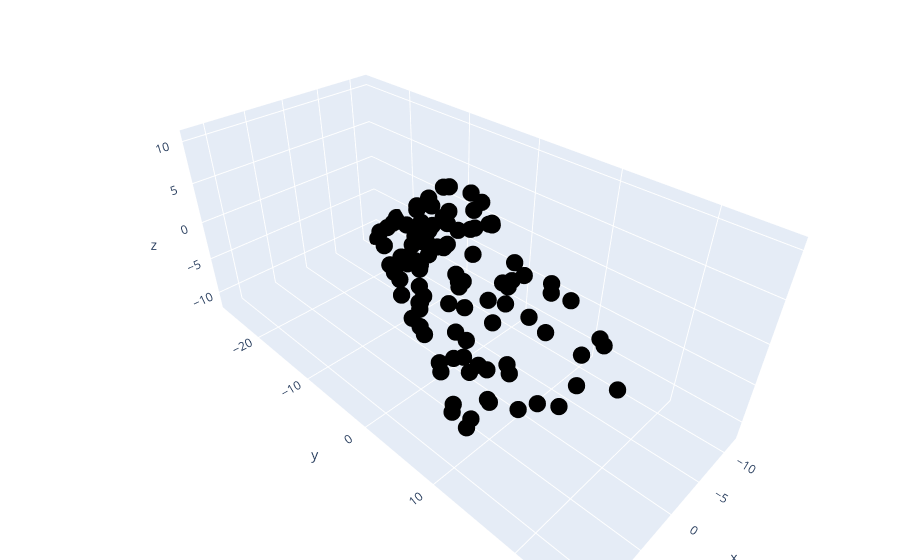

Notebook cell for this chart:
### Code cell
import plotly.graph_objects as go
v1 = np.array([ 3,5,1 ])
v2 = np.array([ 0,2,2 ])

scalars = np.random.uniform(low=xlim[0],high=xlim[1],size=(100,2))

points = np.zeros((100, 3))

for i in range(len(scalars)):
  points[i, :] = v1 * scalars[i, 0] + v2 * scalars[i, 1]

plt.figure(figsize=(6, 6))
fig = go.Figure( data=[go.Scatter3d(x=points[:,0], y=points[:,1], z=points[:,2], 
                                    mode='markers', marker=dict(size=6,color='black') )])

fig.update_layout(margin=dict(l=0,r=0,b=0,t=0))
fig.show()
